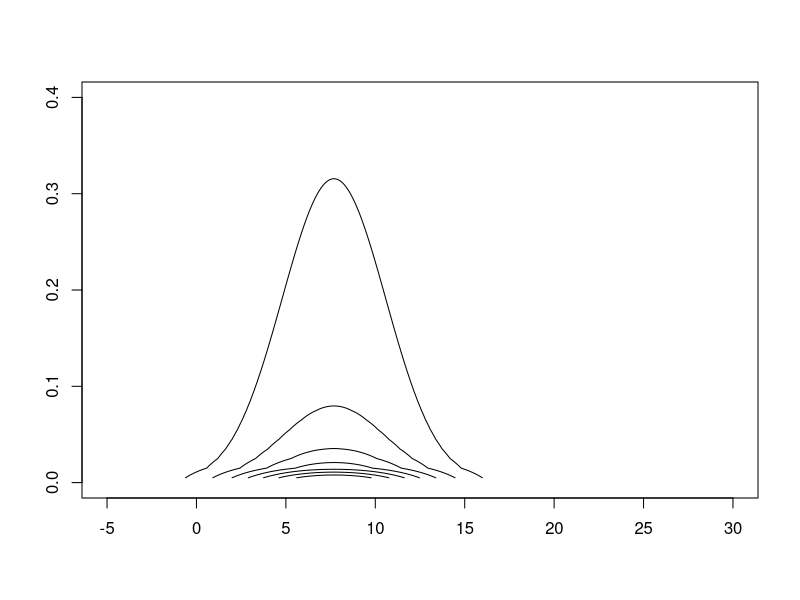
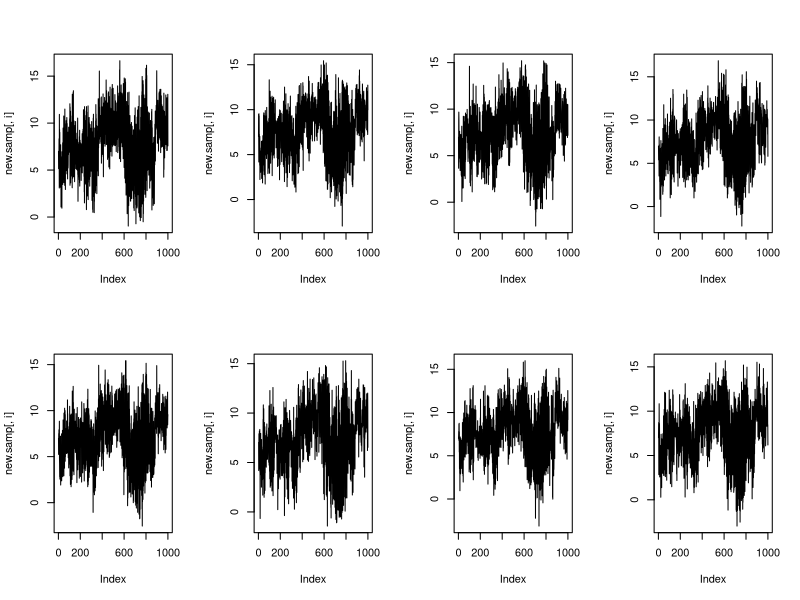
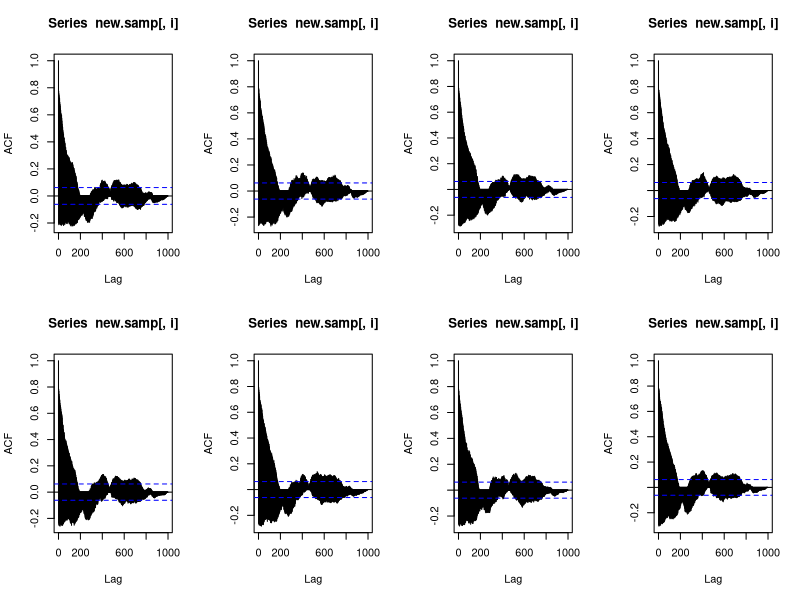
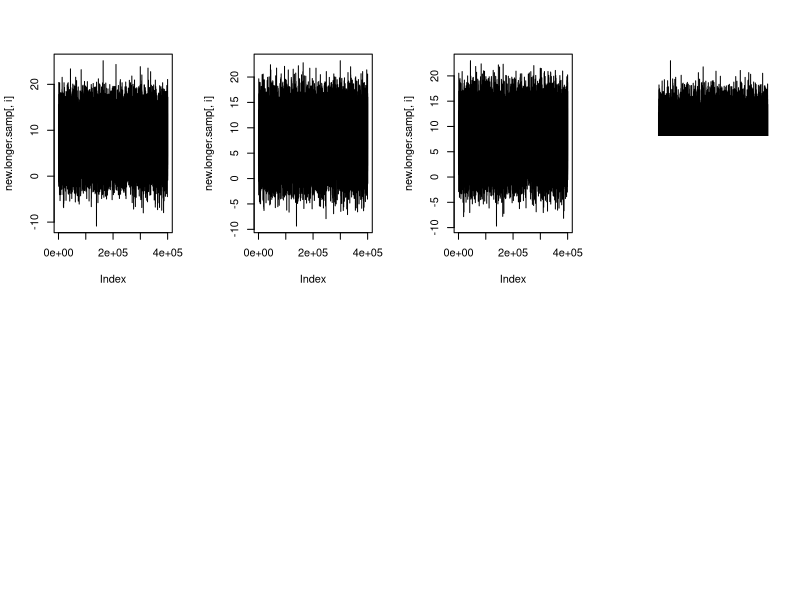

Write the R code that produced these figures, in order. (Note: a time limit stopped this script after it produced the figures.)
## Question 2
## data input
y<-c(28,8,-3,7,-1,1,18,12)
sigma<-c(15,10,16,11,9,11,10,18)
ngrid<-1000

## Joint posterior of mu and tau^2
logjointpost<-function(y,sigma,mu,tausq){
  value<--1/2*log(tausq)+sum(dnorm(y,mu,sqrt(sigma^2+tausq),log=T))
  return(value)
}

## Contour plot of joint posterior of mu and tau^2

mu<-seq(-5,30,len=1000)
tausq<-ppoints(1000)*10
log.like<-matrix(NA,1000,1000)
for (i in 1:1000){
  for (j in 1:1000){
    log.like[i,j]<-logjointpost(y,sigma,mu[i],tausq[j])
  }
}

like<-exp(log.like-max(log.like))
like<-like/sum(like)

contour(mu,tausq,like,ylim=c(0,0.4),drawlabel=F)


## Marginal log-Posterior for tau^2

logpost.tau<-function(tausq,y,sigma){
  vsq<-1/sum(1/(sigma^2+tausq))
  beta<-sum(y/(sigma^2+tausq))*vsq
  a<--1/2*log(tausq)
  b<-sum(log(dnorm(y,1,sqrt(sigma^2+tausq))))
  c<-log(dnorm(1,beta,vsq))
  value<-a+b-c
  return(value)
}
tausq<-seq(0.001,10,len=ngrid)
logpost.tausq<-rep(NA,ngrid)
for (i in 1:ngrid){
  logpost.tausq[i]<-logpost.tau(tausq[i],y,sigma)
}

post.tausq<-exp(logpost.tausq-max(logpost.tausq))
post.tausq<-post.tausq/sum(post.tausq)


## Conditional posterior of mu
post.condmu<-function(tau,sigma,y){
  V<-1/sum(1/(sigma^2+tau^2))
  beta<-sum(y/(sigma^2+tau^2))*V
  mu<-rnorm(1,beta,sqrt(V))
  value<-dnorm(mu,beta,sqrt(V))
  return(value)
}
post.cond.mu<-rep(NA,ngrid)
for (i in 1:ngrid){
  post.cond.mu[i]<-post.condmu(tausq[i],sigma,y)
}


## Question 3

## grid sampling: sample 1000 values of tau^2

tausq.sample<-sample(tausq,size=1000,replace=T,prob=post.tausq)

## Sampling mu given sampled tau^2

mu.sample<-rep(NA,ngrid)
for (i in 1:ngrid){
  vsq<-1/sum(1/(sigma^2+tausq.sample[i]))
  beta<-sum(y/(sigma^2+tausq.sample[i]))*vsq
  mu.sample[i]<-rnorm(1,beta,sqrt(vsq))
}

mean(mu.sample)
quantile(mu.sample,c(0.025,0.5,0.975))
mean(tausq.sample)
quantile(tausq.sample,c(0.025,0.5,0.975))

## Question 4
theta.sample<-function(mu,tausq,sigma,y){
  alpha<-rep(NA,8)
  beta<-rep(NA,8)
  value<-rep(NA,8)
  for (i in 1:8){
    beta[i]<-1/(1/tausq+1/sigma[i]^2)
    alpha[i]<-(mu/tausq+y[i]/sigma[i]^2)*beta[i]
    value[i]<-rnorm(1,alpha[i],sqrt(beta[i]))
  }
  return(value)
}
theta.samp<-matrix(NA,nrow=ngrid,ncol=8)
for (i in 1:ngrid){
  theta.samp[i,]<-theta.sample(mu.sample[i],tausq.sample[i],sigma,y)
}
mean<-apply(theta.samp,2,mean)
mean

## Question 6
tausq0<-median(tausq.sample)
theta.new.samp<-matrix(NA,nrow=ngrid,ncol=8)
mu.new.samp<-rep(NA,ngrid)
new.samp<-matrix(NA,nrow=ngrid,ncol=9)
#start<-c(8,5,5,5,5,5,5,5,5)
#start<-c(10,10,10,10,10,10,10,10,10)  #different starting value
start<-c(7,7,7,7,7,7,7,7,7)  #different starting value
new.sample<-function(tausq0,y,sigma){
  param<-matrix(NA,ngrid,9)
  colnames(param)<-c("mu","theta1","theta2","theta3","theta4","theta5","theta6","theta7","theta8")
  xi<-rep(NA,8)
  gamma<-rep(NA,8)
  param[1,]<-start
  for (i in 2:ngrid){
    param[i,1]<-rnorm(1,sum(param[i-1,2:9])/8,tausq0/8)
    for (j in 1:8){
      gamma[j]<-1/(1/tausq0+1/sigma[j]^2)
      xi[j]<-(param[i-1,1]/tausq0+y[j]/sigma[j]^2)*gamma[j]
      param[i,j+1]<-rnorm(1,xi[j],sqrt(gamma[j]))
    }
  }
  return(param)
}
new.samp<-new.sample(tausq0,y,sigma)

par(mfrow=c(2,4))
for (i in 2:9){
  plot(new.samp[,i],type="l")
}

par(mfrow=c(2,4))
for (i in 2:9){
  acf(new.samp[,i],lag.max=1000)
}

## running a longer chain
numsim<-401000
tausq0<-median(tausq.sample)
theta.longer.samp<-matrix(NA,nrow=numsim,ncol=8)
mu.longer.samp<-rep(NA,numsim)
new.longer.samp<-matrix(NA,nrow=numsim,ncol=9)
new.longer.sample<-function(tausq0,y,sigma){
  param<-matrix(NA,numsim,9)
  colnames(param)<-c("mu","theta1","theta2","theta3","theta4","theta5","theta6","theta7","theta8")
  xi<-rep(NA,8)
  gamma<-rep(NA,8)
  param[1,]<-start
  for (i in 2:numsim){
    param[i,1]<-rnorm(1,sum(param[i-1,2:9])/8,tausq0/8)
    for (j in 1:8){
      gamma[j]<-1/(1/tausq0+1/sigma[j]^2)
      xi[j]<-(param[i-1,1]/tausq0+y[j]/sigma[j]^2)*gamma[j]
      param[i,j+1]<-rnorm(1,xi[j],sqrt(gamma[j]))
    }
  }
  return(param)
}
new.longer.samp<-new.longer.sample(tausq0,y,sigma)

par(mfrow=c(2,4))
for (i in 2:9){
  plot(new.longer.samp[,i],type="l")
}

par(mfrow=c(2,4))
for (i in 2:9){
  acf(new.longer.samp[,i],lag.max=1000)
}
good<-seq(1001,numsim,by=400)

par(mfrow=c(2,4))
for(i in 2:9){
  plot(new.longer.samp[good,i],type="l")
}

par(mfrow=c(2,4))
for (i in 2:9){
  acf(new.longer.samp[good,i],lag.max=100)
}

good.samp<-new.longer.samp[good,]


t(apply(good.samp,2,quantile,c(0.025,0.5,0.975)))
apply(good.samp,2,mean)

## Trying different starting value
start<-c(8,10,10,10,10,10,10,10,10)


## Question 7
# draw 1000 samples for each school
new.ngrid<-1000
y.pred<-matrix(NA,nrow=new.ngrid,ncol=8)
theta.samp<-good.samp[,2:9]
for (i in 1:1000){
  for (j in 1:8){
  y.pred[i,j]<-rnorm(1,theta.samp[i,j],sqrt(sigma[j]))
  }
}
n<-0
for (i in 1:new.ngrid){
  if (y.pred[i,1]>max(y.pred[i,2:8]))
  n<-n+1
}
n/new.ngrid

## Simulation 1000 for the situation above
new.ngrid<-1000
y1.pred<-matrix(NA,ngrid,ngrid)
y2.pred<-matrix(NA,ngrid,ngrid)
y3.pred<-matrix(NA,ngrid,ngrid)
y4.pred<-matrix(NA,ngrid,ngrid)
y5.pred<-matrix(NA,ngrid,ngrid)
y6.pred<-matrix(NA,ngrid,ngrid)
y7.pred<-matrix(NA,ngrid,ngrid)
y8.pred<-matrix(NA,ngrid,ngrid)
prediction<-function(theta,sigma){
  value<-rnorm(1,theta,sqrt(sigma))
  return(value)
}
for (i in 1:ngrid){
  for (j in 1:ngrid){
    y1.pred[i,j]<-prediction(theta.samp[i,1],sqrt(sigma[1]))
  }
}
for (i in 1:ngrid){
  for (j in 1:ngrid){
    y2.pred[i,j]<-prediction(theta.samp[i,2],sqrt(sigma[2]))
  }
}
for (i in 1:ngrid){
  for (j in 1:ngrid){
    y3.pred[i,j]<-prediction(theta.samp[i,3],sqrt(sigma[3]))
  }
}
for (i in 1:ngrid){
  for (j in 1:ngrid){
    y4.pred[i,j]<-prediction(theta.samp[i,4],sqrt(sigma[4]))
  }
}
for (i in 1:ngrid){
  for (j in 1:ngrid){
    y5.pred[i,j]<-prediction(theta.samp[i,5],sqrt(sigma[5]))
  }
}
for (i in 1:ngrid){
  for (j in 1:ngrid){
    y6.pred[i,j]<-prediction(theta.samp[i,6],sqrt(sigma[6]))
  }
}
for (i in 1:ngrid){
  for (j in 1:ngrid){
    y7.pred[i,j]<-prediction(theta.samp[i,7],sqrt(sigma[7]))
  }
}
for (i in 1:ngrid){
  for (j in 1:ngrid){
    y8.pred[i,j]<-prediction(theta.samp[i,8],sqrt(sigma[8]))
  }
}
best.times<-rep(0,ngrid)
for (j in 1:ngrid){
  for (i in 1:ngrid){
    if (y1.pred[i,j]>max(y2.pred[i,j],y3.pred[i,j],y4.pred[i,j],y5.pred[i,j],y6.pred[i,j],y7.pred[i,j],y8.pred[i,j]))
    {best.times[j]<-best.times[j]+1}
  }
}
## probability that school A offers the best program
prob<-best.times/ngrid
mean(prob)
quantile(prob,c(0.025,0.5,0.975))

##Question 11
y<-c(74,99,58,70,122,77,104,129,308,119)
m<-length(y)

##posterior log-likelohood of alpha and beta
loglike<-function(phi,theta){
  if (phi[1]<=0 | phi[2]<=0) return(1e-10)
  else {
  value<-sum(dgamma(theta,phi[1],rate=phi[2],log=T))
  return(value)
  }
}
## Gibbs Sampler 1: Independent log-Normal Distribution
nsim<-10000
##phi<-c(3,3)
phi<-c(10,10)
theta<-y
##sd.phi<-c(.5,.5)
##sd.phi<-c(.35,.35)
sd.phi<-c(.75,.75)
nacc<-0
theta.norm<-matrix(NA,nsim,m)
phi.norm<-matrix(NA,nsim,2)
for (i in 1:nsim){
  ##update theta
  theta<-rgamma(m,phi[1]+y,phi[2]+1)
  ##update alpha and beta
  new<-exp(rnorm(2,log(phi),sd.phi))
  log.new<-loglike(new,theta)+sum(log(new))
  log.old<-loglike(phi,theta)+sum(log(phi))
  log.diff<-log.new-log.old
  logu<-log(runif(1))
  if (logu<log.diff) {phi<-new; nacc<-nacc+1}
  theta.norm[i,]<-theta
  phi.norm[i,]<-phi
}
#phi1<-phi.norm
#phi2<-phi.norm
phi3<-phi.norm
labels<-expression(alpha,beta)

## Acf plot for phi1
par(mfrow=c(2,1))
for (i in 1:2) acf(phi1[,i],lag.max<-100)

## acf for phi2
par(mfrow=c(2,1))
for (i in 1:2) acf(phi2[,i],lag.max<-100)

## acf for phi3
par(mfrow=c(2,1))
for (i in 1:2) acf(phi3[,i],lag.max<-100)


## Compare chains
par(mfrow=c(2,1))
plot(phi1[,1],type="l",ylim=range(phi1[,1],phi2[,1],phi3[,1]))
lines(phi2[,1],col=2)
lines(phi3[,1],col=3)

plot(phi1[,2],type="l",ylim=range(phi1[,2],phi2[,2],phi3[,2]))
lines(phi2[,2],col=2)
lines(phi3[,2],col=3)

summary(phi1[,1])
summary(phi2[,1])
summary(phi3[,1])
quantile(phi1[,1],c(0.025,0.0975))
quantile(phi2[,1],c(0.025,0.0975))
quantile(phi3[,1],c(0.025,0.0975))
summary(phi1[,2])
summary(phi2[,2])
summary(phi3[,2])
quantile(phi1[,2],c(0.025,0.0975))
quantile(phi2[,2],c(0.025,0.0975))
quantile(phi3[,2],c(0.025,0.0975))

##Running a longer chain

nsim<-101000
##phi<-c(3,3)
phi<-c(10,10)
theta<-y
##sd.phi<-c(.5,.5)
##sd.phi<-c(.35,.35)
sd.phi<-c(.75,.75)
nacc<-0
theta.norm<-matrix(NA,nsim,m)
phi.norm<-matrix(NA,nsim,2)
for (i in 1:nsim){
  ##update theta
  theta<-rgamma(m,phi[1]+y,phi[2]+1)
  ##update alpha and beta
  new<-exp(rnorm(2,log(phi),sd.phi))
  log.new<-loglike(new,theta)+sum(log(new))
  log.old<-loglike(phi,theta)+sum(log(phi))
  log.diff<-log.new-log.old
  logu<-log(runif(1))
  if (logu<log.diff) {phi<-new; nacc<-nacc+1}
  theta.norm[i,]<-theta
  phi.norm[i,]<-phi
}

labels<-expression(alpha,beta)
par(mfrow=c(2,1))
plot(phi.norm[,1],type="l",ylab=labels[1])
plot(phi.norm[,2],type="l",ylab=labels[2])

par(mfrow=c(2,1))
acf(phi.norm[,1],lag.max=100)
acf(phi.norm[,2],lag.max=100)


alpha<-phi.norm[,1]
beta<-phi.norm[,2]
mu<-alpha/beta
sd<-sqrt(alpha/beta^2)

par(mfrow=c(2,2))
hist(alpha)
hist(beta)
hist(mu)
hist(sd)

##Examining Shrinkage
par(mfrow=c(1,1))
theta.postmean<-apply(theta.norm,2,mean)
mu.postmean<-mean(mu)
plot(1:m,y,main="shrinkage of sample proportions",pch=19)
abline(h=mu.postmean,col=4,lwd=2)
points(1:m,theta.postmean,pch=19,col=2)
legend(2,250,c("Sample","Post Mean","Overal Mean"),pch=19,col=c(1,2,4))


temp<-seq(1001,101000,by=100)
plot(phi.norm[temp,1],type="l",ylab=labels[1])
plot(phi.norm[temp,2],type="l",ylab=labels[2])

acf(phi.norm[temp,1],lag.max=100)
acf(phi.norm[temp,2],lag.max=100)




## 1000 samples of alpha and beta
alpha.samp<-alpha[temp]
beta.samp<-beta[temp]
mean(alpha.samp)
quantile(alpha.samp,c(.025,.5,.975))
mean(beta.samp)
quantile(beta.samp,c(.025,.5,.0975))

## Question 12
##posterior predictive for a new residential street with a bike lane

theta.new<-rgamma(1000,alpha.samp,rate=beta.samp)
y.new<-rpois(1000,theta.new)
par(mfrow=c(2,1))
hist(theta.new)
abline(v=mean(theta.new),col=2)
hist(y.new)
abline(v=mean(y.new),col=2)
mean(y.new)
quantile(y.new,c(.025,.50,.975))
